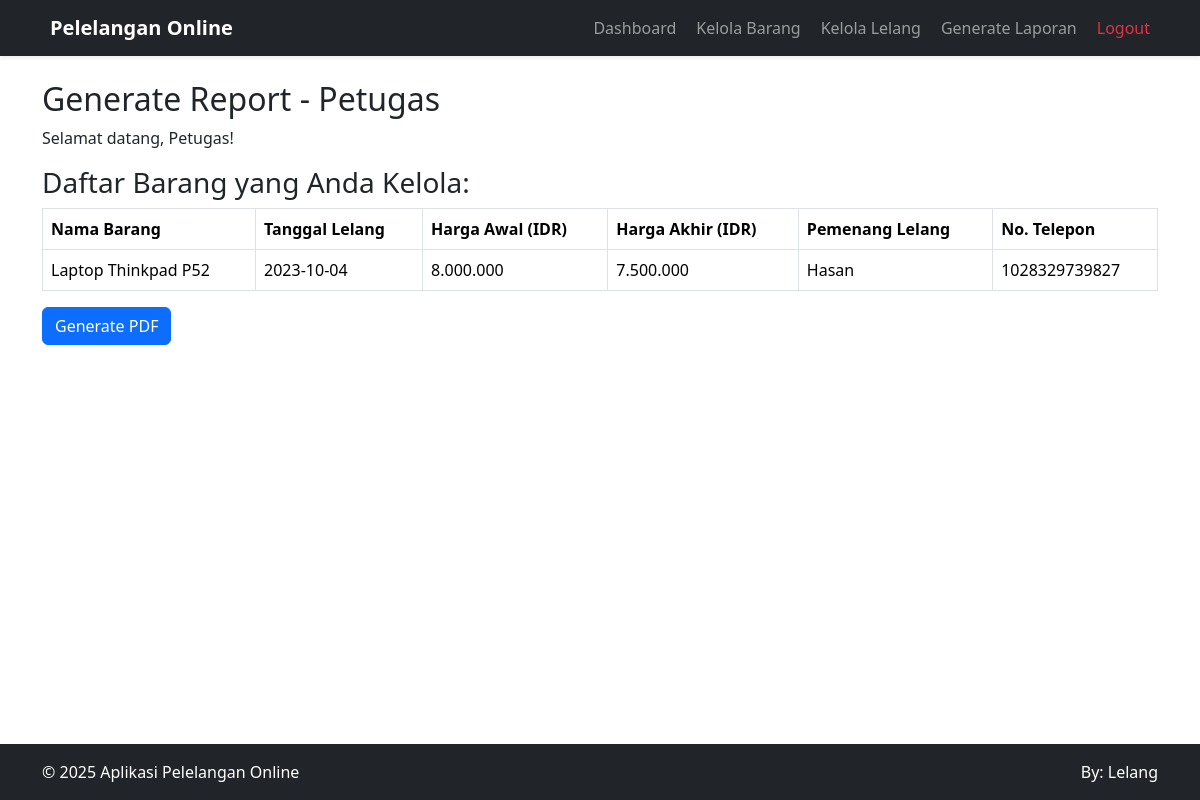
The app's page /pages/petugas/generate_report.php (signed in) with its own data.
### tables this page shows
CREATE TABLE `tb_lelang` (
  `id_lelang` int NOT NULL,
  `id_barang` int NOT NULL,
  `tgl_lelang` date NOT NULL,
  `harga_akhir` int DEFAULT NULL,
  `id_user` int DEFAULT NULL,
  `id_petugas` int NOT NULL,
  `status` enum('dibuka','ditutup') NOT NULL
);

CREATE TABLE `tb_barang` (
  `id_barang` int NOT NULL,
  `gambar` varchar(255) NOT NULL,
  `nama_barang` varchar(25) NOT NULL,
  `tgl` date NOT NULL,
  `harga_awal` int NOT NULL,
  `deskripsi_barang` text NOT NULL
);

CREATE TABLE `tb_masyarakat` (
  `id_user` int NOT NULL,
  `nama_lengkap` varchar(25) NOT NULL,
  `username` varchar(25) NOT NULL,
  `password` varchar(255) NOT NULL,
  `telp` varchar(25) NOT NULL
);

### pages/petugas/generate_report.php (the view, shortened to what this page needs)
<?php
require_once '../../config/database.php';
$sql = "SELECT b.nama_barang, b.tgl, b.harga_awal, l.harga_akhir, m.nama_lengkap, m.telp
FROM tb_barang b
LEFT JOIN tb_lelang l ON b.id_barang = l.id_barang
LEFT JOIN tb_masyarakat m ON l.id_user = m.id_user
ORDER BY b.tgl ASC";
$barang_list = [];
if ($stmt = $mysqli->prepare($sql)) {
  if ($stmt->execute()) {
    $result = $stmt->get_result();
    while ($row = $result->fetch_assoc()) {
      $barang_list[] = $row;
    }
  }
}
?>
<!DOCTYPE html>
<html lang="en" class="h-100">
<head>
  <link rel="stylesheet" href="../../assets/css/bootstrap.min.css">
  <link rel="stylesheet" href="../../assets/css/style.css">
</head>
<body class="d-flex flex-column h-100">
  <?php include '../../includes/navbar.php'; ?>
  <div class="container mt-4">
    <h2>Generate Report - Petugas</h2>
    <p>Selamat datang, Petugas!</p>
    <div id="pdf-content">
      <h3>Daftar Barang yang Anda Kelola:</h3>
      <table class="table table-bordered">
        <thead>
          <tr>
            <th>Nama Barang</th>
            <th>Tanggal Lelang</th>
            <th>Harga Awal (IDR)</th>
            <th>Harga Akhir (IDR)</th>
            <th>Pemenang Lelang</th>
            <th>No. Telepon</th>
          </tr>
        </thead>
        <tbody>
          <?php foreach ($barang_list as $barang) : ?>
            <?php if ($barang['harga_akhir'] !== null && $barang['nama_lengkap'] !== null && $barang['telp'] !== null) : ?>
              <tr>
                <td><?php echo $barang['nama_barang']; ?></td>
                <td><?php echo $barang['tgl']; ?></td>
                <td><?php echo number_format($barang['harga_awal'], 0, ",", "."); ?></td>
                <td><?php echo number_format($barang['harga_akhir'], 0, ",", "."); ?></td>
                <td><?php echo $barang['nama_lengkap']; ?></td>
                <td><?php echo $barang['telp']; ?></td>
              </tr>
            <?php endif; ?>
          <?php endforeach; ?>
        </tbody>
      </table>
    </div>
    <button class="btn btn-primary" onclick="generatePDF()">Generate PDF</button>
  </div>
  <?php include '../../includes/footer.php'; ?>

### records on screen
tb_lelang: id_barang.nama_barang "Laptop Thinkpad P52", id_barang.tgl "2023-10-04", id_barang.harga_awal "8.000.000", harga_akhir "7.500.000", id_user.nama_lengkap "Hasan", id_user.telp "1028329739827"
